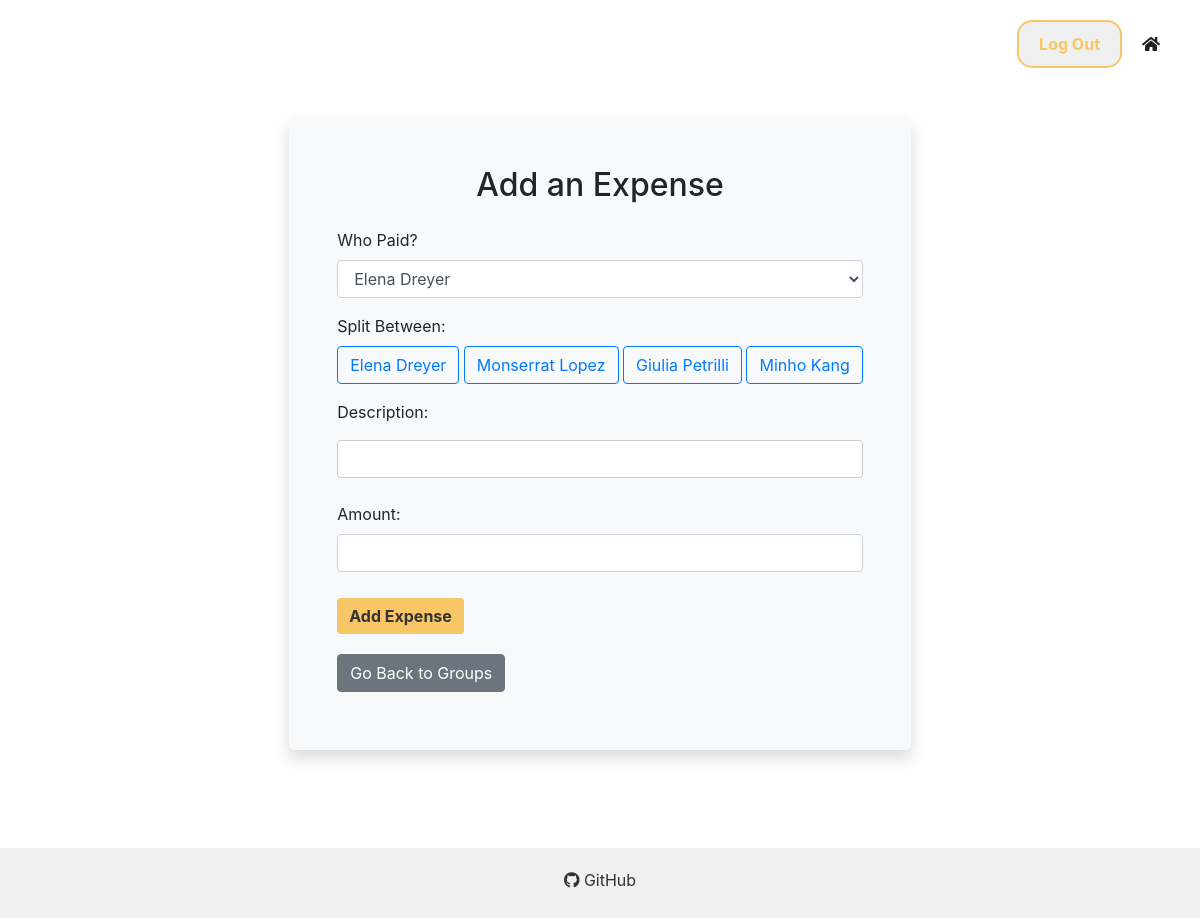
The app's page /add_expense/hertielove (signed in), older data.
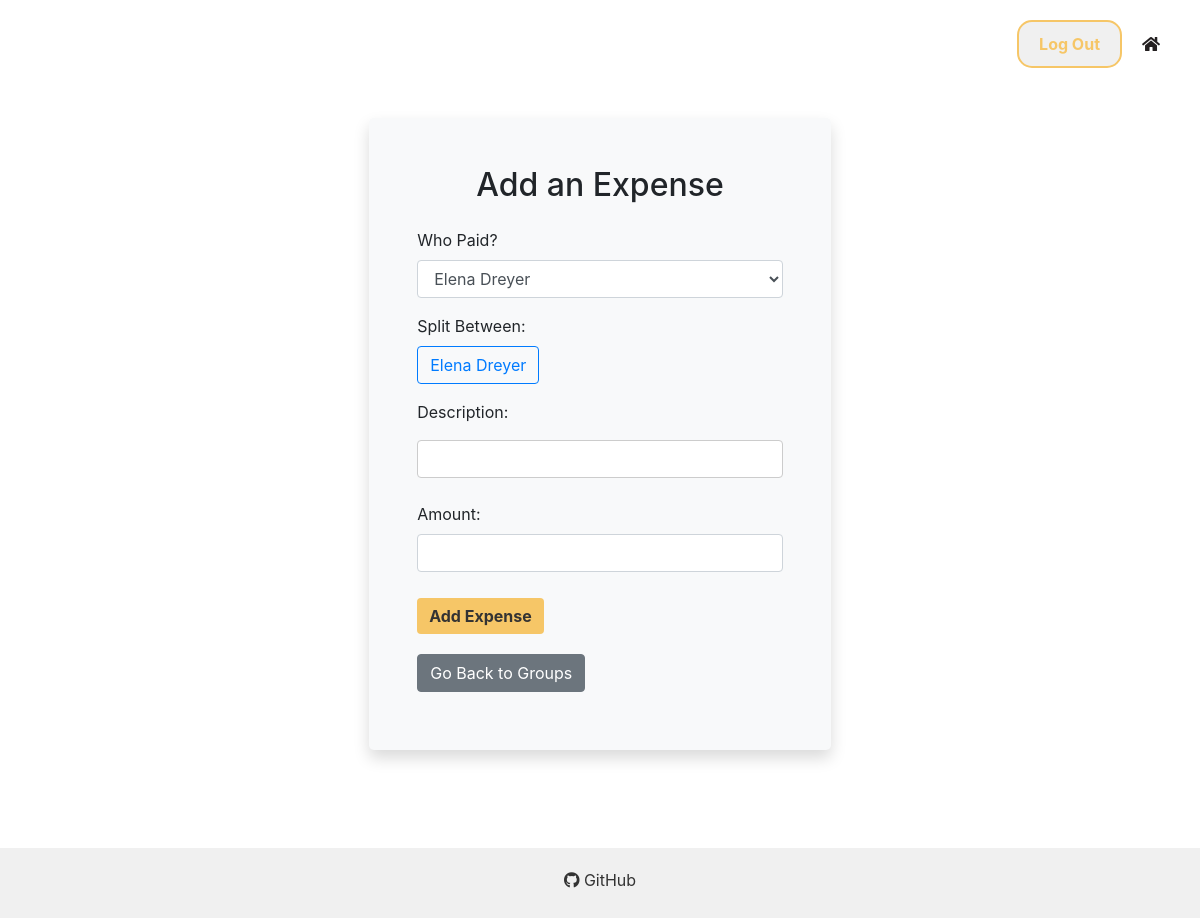
The same page, newer data.
### app/models.py (models this page shows)
class User(db.Model, UserMixin):
    id = db.Column(db.Integer, primary_key=True)
    first_name = db.Column(db.String(100), nullable=False)
    last_name = db.Column(db.String(100), nullable=False)
    username = db.Column(db.String(80), unique=True, nullable=False)
    password = db.Column(db.String(80), nullable=False)
    paypal_username = db.Column(db.String(80), unique=True, nullable=False)
    groups = db.relationship('Group', secondary='user_group', backref='members')
    expenses_paid = db.relationship('Expense', backref='payer', foreign_keys='Expense.payer_id')

### app/routes.py (the view, shortened to what this page needs)
    @app.route('/add_expense/<group_name>', methods=['GET', 'POST'])
    @login_required
    def add_expense(group_name):
        group = Group.query.filter_by(name=group_name).first()
        if not group:
            flash("Group not found.", "error")
            return redirect(url_for('dashboard'))
        participants = group.members
        return render_template('add_expense.html', group=group, participants=participants)

### app/__init__.py (called while the page is built)
@login_manager.user_loader
def load_user(user_id):
    from app.models import User  # Move this import inside the user_loader function
    return User.query.get(int(user_id))

### app/templates/add_expense.html (shortened to what this page needs)
{% extends 'layout.html' %}
{% block content %}
<body>
    <div class="container-fluid h-100 d-flex justify-content-center align-items-center">
        <div class="row justify-content-center">
            <div class="col-md-15 p-5 shadow rounded-lg bg-light">
                <h2 class="text-center mb-4">Add an Expense</h2>
                <form action="{{ url_for('add_expense', group_name=group.name) }}" method="post">
                    <div class="form-group">
                        <label for="payer_id" class="form-label">Who Paid?</label>
                        <select name="payer_id" id="payer_id" class="form-control" required>
                            {% for user in group.members %}
                                <option value="{{ user.id }}">{{ user.first_name }} {{ user.last_name }}</option>
                            {% endfor %}
                        </select>
                    </div>
                    <div class="form-group">
                        <label class="form-label">Split Between:</label>
                        <div class="btn-group-toggle" data-toggle="buttons">
                            {% for user in group.members %}
                                <label class="btn btn-outline-primary">
                                    <input type="checkbox" autocomplete="off" hidden id="checkbox_{{ user.id }}" name="debtors" value="{{ user.id }}" /> {{ user.first_name }} {{ user.last_name }}
                                </label>
                            {% endfor %}
                        </div>
                    </div>
                    <div class="form-group">
                        <label for="description" class="form-label">Description:</label>
                        <input type="text" id="description" name="description" class="form-control">
                    </div>
                    <div class="form-group">
                        <label for="amount" class="form-label">Amount:</label>
                        <input type="number" step="0.01" id="amount" name="amount" class="form-control">
                    </div>
                    <button type="submit" class="btn btn-primary-yellow  btn-inline-block center-button">Add Expense</button>
                </form>
                    <a href="{{ url_for('group_intermediate', group_name=group.name) }}" class="btn btn-secondary btn-inline-block center-button">Go Back to Groups</a>
            </div>
        </div>
    </div>
</body>
{% endblock %}

Row changes from the older to the newer data that the page shows:
removed User: first_name "Monserrat", last_name "Lopez"
removed User: first_name "Giulia", last_name "Petrilli"
removed User: first_name "Minho", last_name "Kang"
